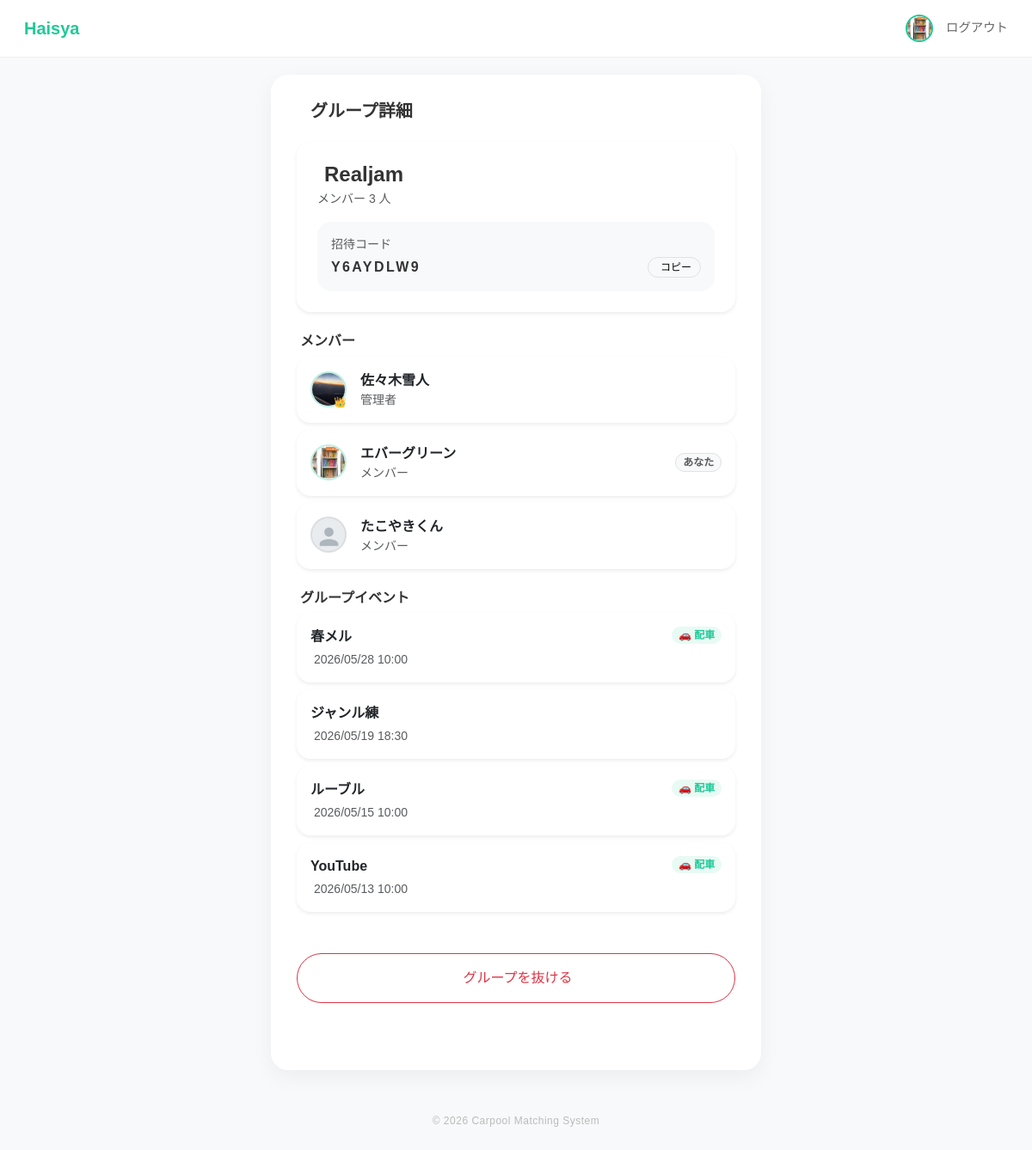
The page /events/group/1 (signed in) on the database its author committed.
### app/models/user.py (models this page shows)
class User(db.Model, UserMixin):
    __tablename__ = "users"
    id = db.Column(db.Integer, primary_key=True)
    username = db.Column(db.String(50), unique=True, nullable=False)
    password = db.Column(db.String(200), nullable=False)
    display_name = db.Column(db.String(50))
    icon = db.Column(db.String(200), default="default.png")
    genre = db.Column(db.String(50))  # 所属ジャンル
    age = db.Column(db.Integer)
    line_url = db.Column(db.String(200), nullable=True)
    insta_url = db.Column(db.String(200), nullable=True)
    @property
    def name(self):
        return self.display_name or self.username

### app/models/group.py (models this page shows, shortened)
class Group(db.Model):
    __tablename__ = 'groups'
    id = db.Column(db.Integer, primary_key=True)
    name = db.Column(db.String(100), nullable=False)
    invite_code = db.Column(db.String(10), unique=True, nullable=False, index=True)
    created_at = db.Column(db.DateTime, default=datetime.utcnow)
    color = db.Column(db.String(7), default='#20c997')  # ← これがあるか？
    events = db.relationship('Event', backref='group', lazy=True, cascade="all, delete-orphan")

class GroupMember(db.Model):
    __tablename__ = 'group_members'
    user_id = db.Column(db.Integer, db.ForeignKey('users.id'), primary_key=True)
    group_id = db.Column(db.Integer, db.ForeignKey('groups.id'), primary_key=True)
    joined_at = db.Column(db.DateTime, default=datetime.utcnow)
    role = db.Column(db.String(20), default='member')
    group = db.relationship('Group', backref=db.backref('membership_list', lazy='dynamic', cascade="all, delete-orphan"))
    user = db.relationship('User', backref=db.backref('group_memberships', lazy='dynamic'))

### app/models/event.py (models this page shows, shortened)
class Event(db.Model):
    __tablename__ = 'events'
    id = db.Column(db.Integer, primary_key=True)
    title = db.Column(db.String(100), nullable=False)
    group_id = db.Column(db.Integer, db.ForeignKey('groups.id'), nullable=True)
    location = db.Column(db.String(200))
    start_time = db.Column(db.DateTime, nullable=False)
    end_time = db.Column(db.DateTime)
    join_code = db.Column(db.String(10), unique=True, nullable=False)
    description = db.Column(db.Text, nullable=True)
    needs_car = db.Column(db.Boolean, default=True)
    created_by = db.Column(db.Integer, db.ForeignKey('users.id'), nullable=False)
    created_at = db.Column(db.DateTime, default=datetime.utcnow)
    creator = db.relationship("User", backref=db.backref("created_events", lazy=True))
    rooms = db.relationship(
        "Room",
        backref="event",
        lazy=True,
        cascade="all, delete-orphan"
    )

### app/events/routes.py (the view)
@events_bp.route("/group/<int:group_id>")
@login_required
def group_detail(group_id):
    group = Group.query.get_or_404(group_id)
    membership = GroupMember.query.filter_by(
        group_id=group.id,
        user_id=current_user.id
    ).first()
    if not membership:
        flash("このグループを見る権限がありません。", "danger")
        return redirect(url_for("index"))
    members = (
        GroupMember.query
        .filter_by(group_id=group.id)
        .options(joinedload(GroupMember.user))
        .all()
    )
    events = Event.query.filter_by(
        group_id=group.id
    ).order_by(Event.start_time.desc()).all()
    is_admin = membership.role == "admin"
    return render_template(
        "group_detail.html",
        group=group,
        members=members,
        events=events,
        is_admin=is_admin
    )

### app/models/user.py (called while the page is built)
@login_manager.user_loader
def load_user(user_id):
    return User.query.get(int(user_id))

### app/templates/group_detail.html (shortened to what this page needs)
{% extends "layout.html" %}
{% block content %}
{% from 'macros/avatar.html' import avatar %}
<div class="d-flex align-items-center mb-4">
    <h5 class="fw-bold mb-0">
        グループ詳細
    </h5>
</div>
<div class="main-card border-0 shadow-sm rounded-4 p-4 mb-4">
    <div class="d-flex justify-content-between align-items-start mb-3">
        <div>
            <div class="d-flex align-items-center gap-2 mb-1">
                <h4 class="fw-bold mb-0">
                    {{ group.name }}
                </h4>
            </div>
            <div class="small text-muted">
                メンバー {{ members|length }} 人
            </div>
        </div>
    </div>
    <div class="bg-light rounded-4 p-3">
        <div class="small text-muted mb-1">
            招待コード
        </div>
        <div class="d-flex justify-content-between align-items-center">
            <div class="fw-bold"
                 style="
                    letter-spacing: 0.15em;
                    font-size: 1rem;
                 ">
                {{ group.invite_code }}
            </div>
            <button class="btn btn-sm btn-light border rounded-pill copy-btn"
                    data-invite-code="{{ group.invite_code }}"
                    style="font-size: 0.75rem; padding: 2px 10px;">
                <span>コピー</span>
            </button>
        </div>
    </div>
</div>
<div class="mb-4">
    <div class="d-flex justify-content-between align-items-center mb-2 px-1">
        <h6 class="fw-bold mb-0">
            メンバー
        </h6>
    </div>
    <div class="d-flex flex-column gap-2">
        {% for member in members %}
        <div class="main-card border-0 shadow-sm rounded-4 p-3">
            <div class="d-flex justify-content-between align-items-center">
                <div class="d-flex align-items-center gap-3">
                    <a href="{{ url_for('profile.public_profile', user_id=member.user.id) }}" class="text-decoration-none">
                        {{ avatar(member.user, size=42, is_admin=(member.role == 'admin')) }}
                    </a>
                    <div>
                        <div class="fw-bold text-dark">
                            {{ member.user.name }}
                        </div>
                        <div class="small text-muted">
                            {% if member.role == 'admin' %}
                                管理者
                            {% else %}
                                メンバー
                            {% endif %}
                        </div>
                    </div>
                </div>
                {% if member.user_id == current_user.id %}
                <span class="badge bg-light text-muted border rounded-pill">
                    あなた
                </span>
                {% endif %}
            </div>
        </div>
        {% endfor %}
    </div>
</div>
<div class="mb-5">
    <div class="d-flex justify-content-between align-items-center mb-2 px-1">
        <h6 class="fw-bold mb-0">
            グループイベント
        </h6>
    </div>
    {% if events %}
        <div class="d-flex flex-column gap-2">
            {% for event in events %}
            <a href="{{ url_for('events.event_detail', event_id=event.id) }}"
               class="text-decoration-none">
                <div class="main-card border-0 shadow-sm rounded-4 p-3">
                    <div class="d-flex justify-content-between align-items-start">
                        <div>
                            <div class="fw-bold text-dark mb-1">
                                {{ event.title }}
                            </div>
                            <div class="small text-muted">
                                {{ event.start_time.strftime('%Y/%m/%d %H:%M') }}
                            </div>
                        </div>
                        {% if event.needs_car %}
                        <span class="badge rounded-pill"
                              style="
                                background: rgba(32,201,151,0.1);
                                color: var(--walica-green);
                              ">
                            🚗 配車
                        </span>
                        {% endif %}
                    </div>
                </div>
            </a>
            {% endfor %}
        </div>
    {% endif %}
</div>
<form method="POST"
      action="{{ url_for('events.leave_group', group_id=group.id) }}">
    <button type="submit"
            class="btn btn-outline-danger rounded-pill w-100 py-3 mb-5">
        グループを抜ける
    </button>
</form>
{% endblock %}

### app/templates/layout.html (shortened to what this page needs)
<!DOCTYPE html>
<html lang="ja">
<head>
    <link href="https://cdn.jsdelivr.net/npm/bootstrap@5.3.3/dist/css/bootstrap.min.css" rel="stylesheet">
    <link rel="stylesheet" href="{{ url_for('static', filename='main.css') }}">
</head>
<body>
<nav class="navbar navbar-walica sticky-top">
    <div class="container-fluid d-flex align-items-center">
        <a class="navbar-brand" href="/">Haisya</a>
        <div class="ms-auto d-flex align-items-center">
            {% if current_user.is_authenticated %}
                <a href="{{ url_for('profile.edit') }}" class="text-decoration-none ms-3">
                    {% set has_icon = current_user.icon and current_user.icon != 'default.png' %}
                    {% if has_icon %}
                    <img src="{{ url_for('static', filename=current_user.icon) }}"
                        alt="プロフィール"
                        class="rounded-circle"
                        style="width: 32px; height: 32px; object-fit: cover;
                                border: 2px solid var(--walica-green);">
                    {% endif %}
                </a>
                <a href="/logout" class="nav-link-custom">ログアウト</a>
            {% else %}
                <a href="/login" class="nav-link-custom">ログイン</a>
                <a href="/register" class="btn btn-walica-reverce ms-3 py-1 px-3" style="font-size:0.85rem;">新規登録</a>
            {% endif %}
        </div>
    </div>
</nav>
<div class="main-container">
    <div class="main-card">
        {% block content %}{% endblock %}
    </div>
    <footer>
        &copy; 2026 Carpool Matching System
    </footer>
</div>
</body>
</html>

### app/templates/macros/avatar.html
{% macro avatar(user, size=42, is_admin=false) %}
{% set has_icon = user.icon and user.icon != 'default.png' %}
<div class="position-relative d-inline-block flex-shrink-0">
    {% if has_icon %}
    <img src="{{ url_for('static', filename=user.icon) }}"
         alt="{{ user.name }}"
         class="rounded-circle"
         style="width: {{ size }}px; height: {{ size }}px;
                object-fit: cover;
                border: 2px solid rgba(32,201,151,0.3);">
    {% else %}
    <div class="rounded-circle d-flex align-items-center justify-content-center"
         style="width: {{ size }}px; height: {{ size }}px;
                background: #e9ecef;
                border: 2px solid rgba(0,0,0,0.06);
                overflow: hidden;">
        <svg xmlns="http://www.w3.org/2000/svg"
             viewBox="0 0 24 24"
             style="width: {{ (size * 0.65) | int }}px;
                    height: {{ (size * 0.65) | int }}px;
                    margin-top: {{ (size * 0.15) | int }}px;"
             fill="#adb5bd">
            <path d="M12 12c2.7 0 4.8-2.1 4.8-4.8S14.7 2.4 12 2.4 7.2 4.5 7.2 7.2 9.3 12 12 12zm0 2.4c-3.2 0-9.6 1.6-9.6 4.8v2.4h19.2v-2.4c0-3.2-6.4-4.8-9.6-4.8z"/>
        </svg>
    </div>
    {% endif %}
    {% if is_admin %}
    <span class="position-absolute bottom-0 end-0"
          style="font-size: {{ [size * 0.3, 10] | max | int }}px; line-height: 1;">
        👑
    </span>
    {% endif %}
</div>
{% endmacro %}

### app/static/main.css (style rules this page uses)
:root { --main-color: #eeeeee; --bg-color: white; }

### app/templates/layout.html (style rules this page uses)
:root { --walica-green: #20c997; --bg-color: #f8f9fa; --text-dark: #333333; }
body { background-color: var(--bg-color); font-family: 'Noto Sans JP', sans-serif; color: var(--text-dark); }
.navbar-walica { background-color: white; border-bottom: 1px solid #eee; padding: 0.8rem 1rem; }
.navbar-brand { font-weight: 700; color: var(--walica-green) !important; font-size: 1.25rem; }
.main-container { max-width: 600px; margin: 20px auto; padding: 0 15px; }
.main-card { background: white; border-radius: 20px; padding: 30px; box-shadow: 0 8px 24px rgba(0, 0, 0, 0.05); border: none; }
.nav-link-custom { color: #666; text-decoration: none; font-size: 0.9rem; margin-left: 15px; }
footer { color: #bbb; margin: 50px 0 30px; text-align: center; font-size: 12px; letter-spacing: 0.5px; }

### app/templates/group_detail.html (style rules this page uses)
.main-card { background: white; }
.btn-outline-danger { border-width: 1.5px; }

### rows shown on the page
User: icon (picture)
Group: name "Realjam", invite_code "Y6AYDLW9"
GroupMember: icon (picture), user.name "佐々木雪人", role "管理者"
GroupMember: icon (picture), user.name "エバーグリーン", role "メンバー", shows "あなた"
GroupMember: {{ size }} 42 (drawn), {{ (size * 0.65) | int }} 27 (drawn), user.name "たこやきくん", role "メンバー"
Event: title "春メル", start_time "2026/05/28 10:00", needs_car "🚗 配車"
Event: title "ジャンル練", start_time "2026/05/19 18:30"
Event: title "ルーブル", start_time "2026/05/15 10:00", needs_car "🚗 配車"
Event: title "YouTube", start_time "2026/05/13 10:00", needs_car "🚗 配車"

### other values the page prints
{{ members|length }} "3"
